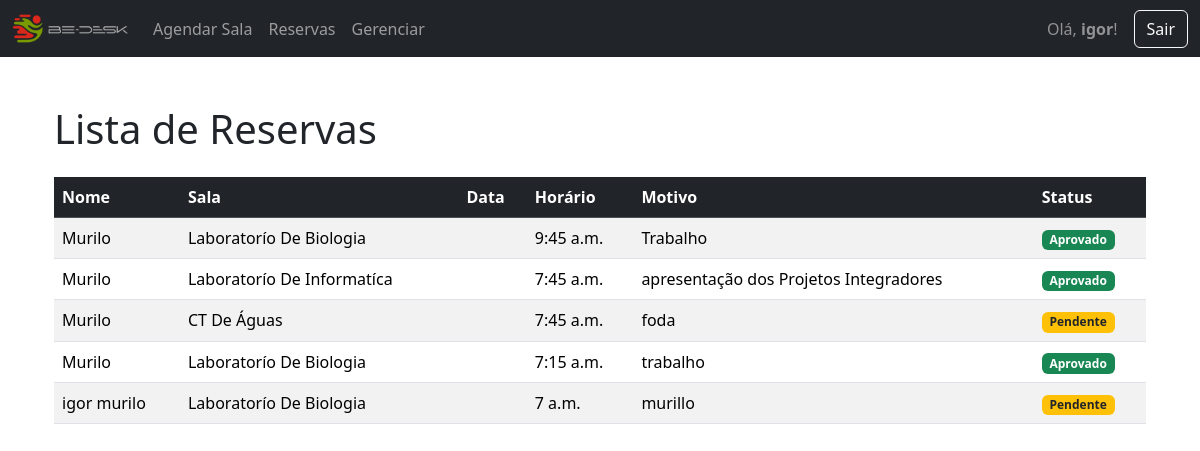
/reservas/ (signed in), run on an earlier commit of the app's database.
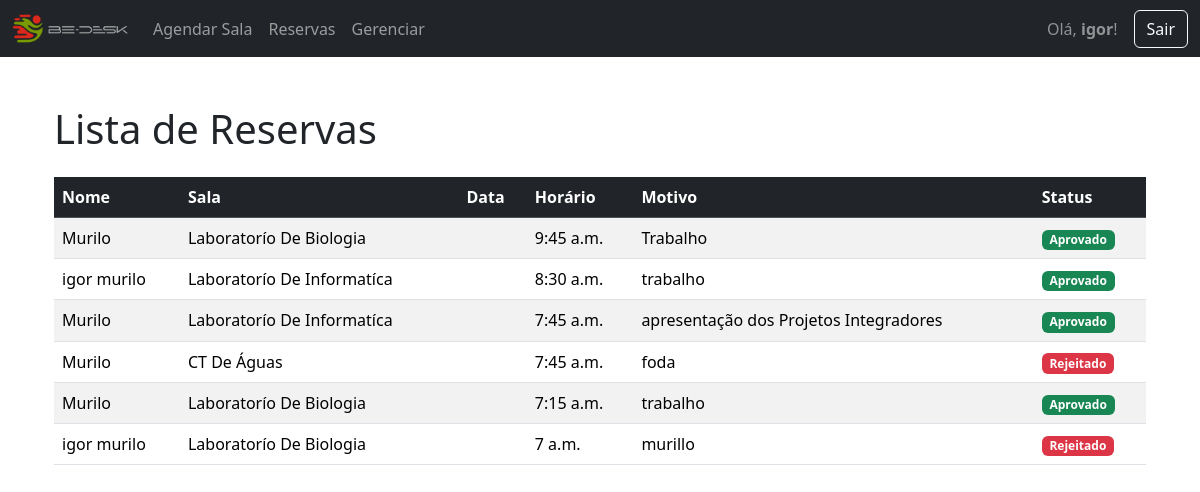
And on a later commit of the database.
### bedesk/models.py (models this page shows, shortened)
class Agendamento(models.Model):
    STATUS_CHOICES = [
        ('PENDENTE', 'Pendente'), # O valor que vai para o banco (melhor em CAPS)
        ('APROVADO', 'Aprovado'), # O valor que o usuário vê (após a vírgula)
        ('REJEITADO', 'Rejeitado'),
    ]
    nome = models.CharField(max_length=100) # Nome do Agendamento (ex: Reunião de Marketing)
    sala = models.ForeignKey(Sala, on_delete=models.CASCADE)
    motivo = models.TextField()
    horario = models.TimeField()
    data_inicio = models.DateTimeField(null=True, blank=True)
    data_fim = models.DateTimeField(null=True, blank=True)
    status = models.CharField(
        max_length=10,
        choices=STATUS_CHOICES,
        default='PENDENTE' # Valor padrão para novas reservas
    )
    sala = models.ForeignKey(Sala, on_delete=models.CASCADE)
    usuario = models.ForeignKey(User, on_delete=models.CASCADE)
    class Meta:
        verbose_name_plural = "Agendamentos"
        indexes = [
            models.Index(fields=['status']),
        ]

class Sala(models.Model):
    nome = models.CharField(max_length=100)
    capacidade = models.IntegerField(default=1)

### bedesk/views.py (the view)
# urls.py: path('reservas/', views.lista_reservas, name='lista_reserva'),
@login_required
def lista_reservas(request):
    reservas = Agendamento.objects.filter(usuario=request.user).order_by('-data_inicio', '-horario')
    context = {'reservas': reservas}
    return render(request, 'bedesk/lista_reservas.html', context)

### bedesk/templates/bedesk/lista_reservas.html (shortened to what this page needs)
{% extends 'bedesk/base.html' %}
{% block content %}
    <main class="container mt-4">
        <h1 class="mb-4">Lista de Reservas</h1>
        {% if reservas %}
        <div class="table-responsive">
            <table class="table table-striped table-hover align-middle">
                <thead class="table-dark">
                    <tr>
                        <th>Nome</th>
                        <th>Sala</th>
                        <th>Data</th>
                        <th>Horário</th>
                        <th>Motivo</th>
                        <th>Status</th>
                    </tr>
                </thead>
                <tbody>
                    {% for reserva in reservas %}
                    <tr>
                        <td>{{ reserva.nome }}</td>
                        <td>{{ reserva.sala.nome }}</td>
                        <td>{{ reserva.data|date:"d/m/Y" }}</td>
                        <td>{{ reserva.horario }}</td>
                        <td>{{ reserva.motivo }}</td>
                        {% if reserva.status == 'APROVADO' %}
                            <td><span class="badge bg-success">{{ reserva.get_status_display }}</span></td>
                        {% elif reserva.status == 'REJEITADO' %}
                            <td><span class="badge bg-danger">{{ reserva.get_status_display }}</span></td>
                        {% else %}
                            <td><span class="badge bg-warning text-dark">{{ reserva.get_status_display }}</span></td>
                        {% endif %}
                    </tr>
                    {% empty %}
                    <tr>
                        <td colspan="7" class="text-center">Nenhuma reserva encontrada.</td>
                    </tr>
                    {% endfor %}
                </tbody>
            </table>
        </div>
        {% else %}
            <p>Você não possui reservas.</p>
        {% endif %}
    </main>
{% endblock %}

What changed in the data, as far as the page shows it:
added Agendamento: nome "igor murilo", sala.nome "Laboratorío De Informatíca", horario "8:30 a.m.", motivo "trabalho", status "Aprovado"
changed Agendamento "foda": status "Pendente" → "Rejeitado"
changed Agendamento "murillo": status "Pendente" → "Rejeitado"
